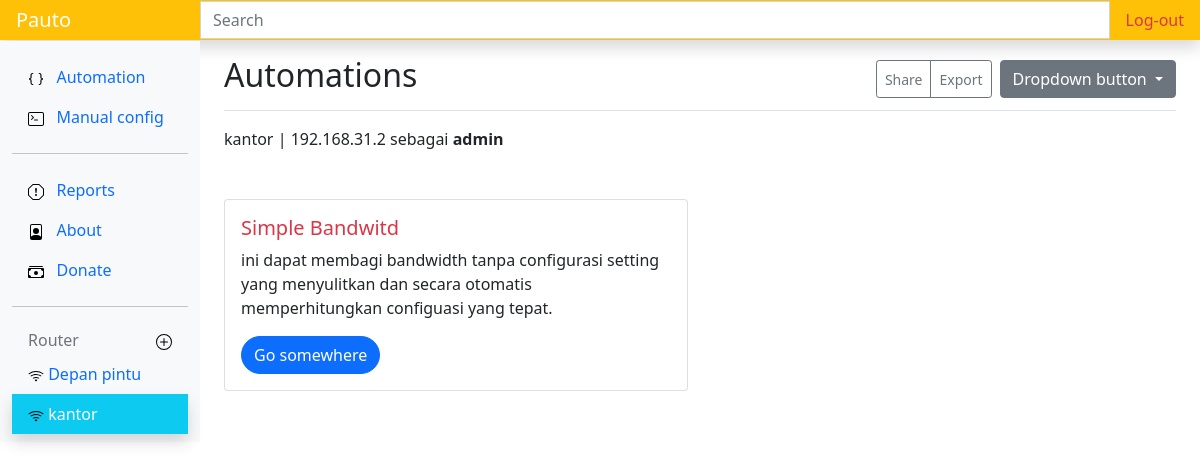
The page /2/router (signed in) on the database as committed earlier.
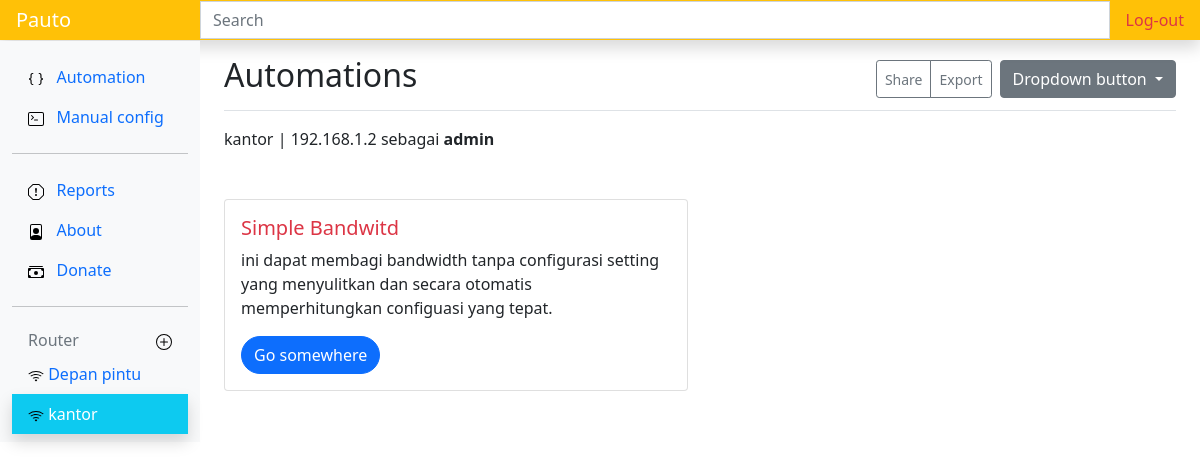
The same page on the database as committed later.
### routerapp/models.py (models this page shows, shortened)
class Routerm(models.Model):
    nama = models.CharField(max_length=50)
    host = models.CharField(max_length=50)
    user = models.CharField(max_length=30)
    password = models.CharField(max_length=50, blank=True)
    kecepatan_internet = models.IntegerField(blank=True)
    pub_date = models.DateField(auto_now=True)
    pass

### routerapp/views.py (the view)
# urls.py: path('<int:id>/router',views.router, name='router'),
@login_required(login_url=settings.LOGIN_URL)
def router(request, id):
    auto = Automation.objects.all()
    router = Routerm.objects.all()
    idk = id
    data = Routerm.objects.filter(pk=id)
    context = {
        'auto': auto,
        'data': data,
        'router': router,
        'idk': idk
    }
    return render(request, 'detailrouter.html', context)

### routerapp/templates/detailrouter.html (shortened to what this page needs)
{% extends 'base.html' %}
{% load static %}
{% block judul %}
Automations
{% endblock judul %}
{% block content %}
    {% for data in data %}
    {{data.nama}} |
    {{data.host}} sebagai
    <strong> {{data.user}}</strong>
    <div class="row ">
    {% for auto in auto %}
    <div class="col-sm-6 ">
      <div class="card mt-5">
        <div class="card-body">
          <h5 class="card-title text-danger">{{auto.nama}}</h5>
          <p class="card-text">{{auto.deskripsi}}.</p>
          <a href="{% url 'conpcq1' data.id %}" class="btn btn-primary rounded-pill">Go somewhere</a>
        </div>
      </div>
    </div>
    {% endfor %}
    </div>
    {% endfor %}
{% endblock content %}
{% block router %}
   {% for router in router %}
        <li class="nav-item ">
        <a class="nav-link {% if idk == router.id %}shadow text-white bg-info{% endif %}" href="{% url 'router' router.id %}">
            <img src="{% static 'icons/wifi.svg' %}" alt="">
            {{router.nama}}
        </a>
    </li>
    {% endfor %}
{% endblock router %}

Rows that differ between the two databases and show on the page:
changed Routerm "kantor": host "192.168.31.2" → "192.168.1.2"
